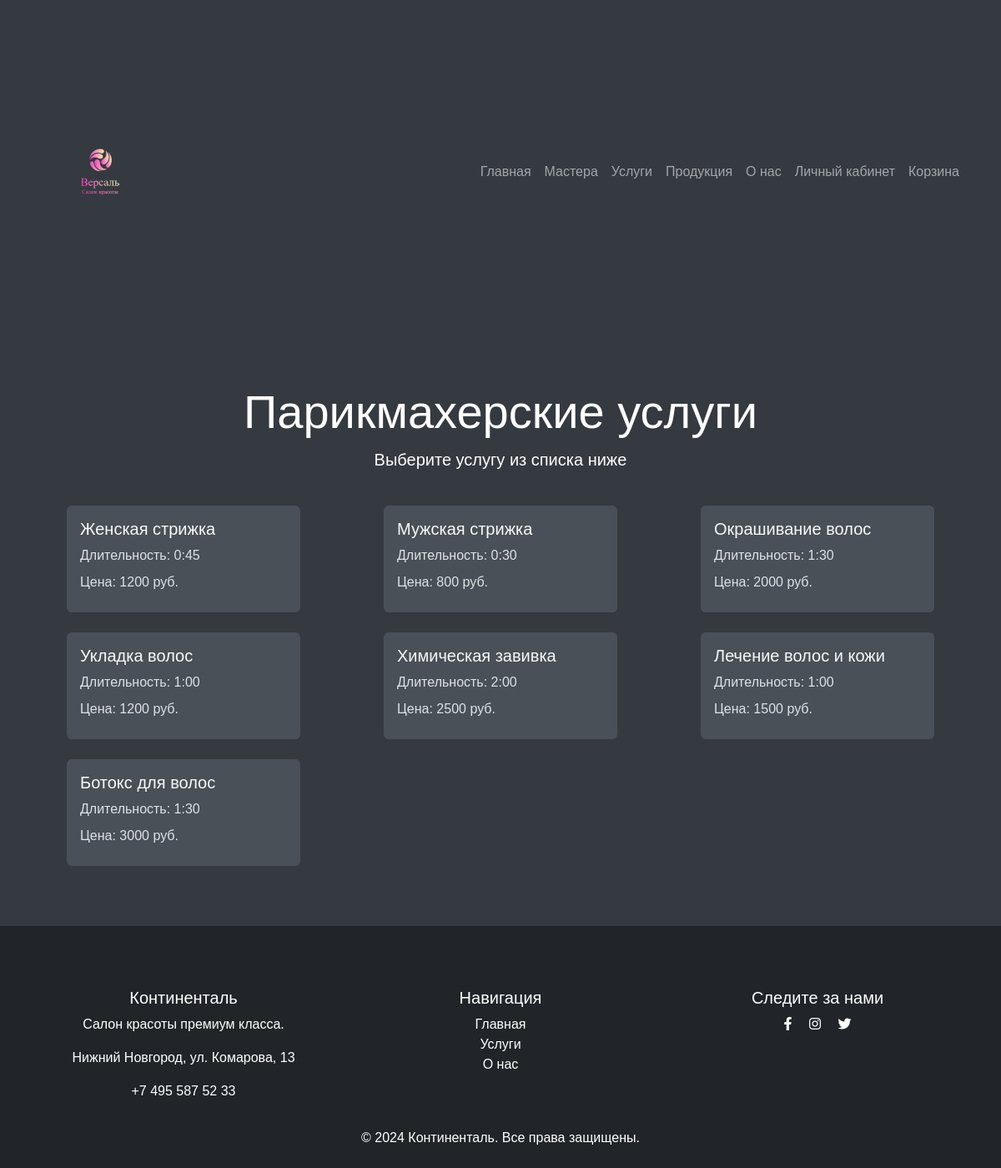
/servicies/parikmaherskie-uslugi/, run on the app's committed database.
### services/models.py (models this page shows, shortened)
class Categories(models.Model):
    title = models.CharField(verbose_name='Категория', max_length=50)
    photo = models.ImageField(verbose_name='Фотография', upload_to='images/')
    slug = models.SlugField(verbose_name='URL', max_length=50, unique=True, db_index=True)
    class Meta:
        verbose_name = 'Категория'
        verbose_name_plural = 'Категории'

class Services(models.Model):
    title = models.CharField(verbose_name='Название', max_length=100)
    category = models.ForeignKey(Categories, on_delete=models.PROTECT, null=True, verbose_name='Категория')
    description = models.TextField(verbose_name='Описание')
    duration = models.TimeField(verbose_name='Длительность')
    cost = models.DecimalField(verbose_name='Стоимость', max_digits=5, decimal_places=0)
    photo = models.ImageField(verbose_name='Фотография', upload_to='images/')
    slug = models.SlugField(verbose_name='URL', max_length=255, unique=True, db_index=True)
    class Meta:
        verbose_name = 'Услуга'
        verbose_name_plural = 'Услуги'

### services/views.py (the view)
# urls.py: path('<slug:category_slug>/', views.category_info, name='category_info'),
def category_info(request, category_slug):
    category = get_object_or_404(Categories, slug=category_slug)
    all_services = Services.objects.all().filter(category_id=category.pk)
    context = {
        'all_services': all_services,
        'category': category
    }
    return render(request, 'services/category_info.html', context)

### services/templates/services/category_info.html (shortened to what this page needs)
{% extends 'main/main_layout.html' %}
{% load static %}
{% block css_link %}
    <link rel="stylesheet" href="{% static 'services/css/category_info.css' %}">
{% endblock %}
{% block content %}
    <div class="container py-5">
        <div class="row mb-4">
            <div class="col text-center">
                <h1 class="display-4 text-white">{{ category.title }}</h1>
                <p class="lead text-white">Выберите услугу из списка ниже</p>
            </div>
        </div>
        <div class="row">
            {% for service in all_services %}
                <div class="col-md-4 col-sm-6 mb-4">
                    <div class="card service-card h-100" onclick="window.location.href='{% url 'service_info' category.slug service.slug %}'">
                        <div class="card-body d-flex flex-column">
                            <h5 class="card-title">{{ service.title }}</h5>
                            <p class="card-text">Длительность: {{ service.duration }}</p>
                            <p class="card-text">Цена: {{ service.cost }} руб.</p>
                        </div>
                    </div>
                </div>
            {% endfor %}
        </div>
    </div>
{% endblock %}

### main/static/main/css/main_style.css (style rules this page uses)
body { background-color: #1c1f23; }

### services/static/services/css/category_info.css (style rules this page uses)
body { font-family: Arial, sans-serif; margin: 0; padding: 0; background-color: #343a40; }
.container { margin-top: 50px; }
.text-white { color: #fff; }
.service-card { background-color: #495057; border: none; transition: transform 0.2s, box-shadow 0.2s; word-break: keep-all; max-width: 280px; margin: auto; }
.service-card .card-body { display: flex; flex-direction: column; justify-content: space-between; color: #f8f9fa; }
.service-card .card-title { font-size: 1.25rem; margin-bottom: 0.5rem; }
.service-card .card-text { font-size: 1rem; margin-bottom: 0.5rem; color: #dee2e6; }

### data on the page
Categories: title "Парикмахерские услуги"
Services: title "Женская стрижка", duration "0:45", cost "1200"
Services: title "Мужская стрижка", duration "0:30", cost "800"
Services: title "Окрашивание волос", duration "1:30", cost "2000"
Services: title "Укладка волос", duration "1:00", cost "1200"
Services: title "Химическая завивка", duration "2:00", cost "2500"
Services: title "Лечение волос и кожи", duration "1:00", cost "1500"
Services: title "Ботокс для волос", duration "1:30", cost "3000"
